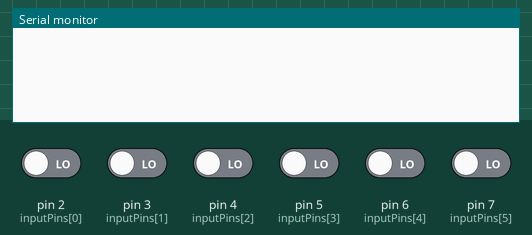
Recording of a sketch running on a simulated Arduino Uno, built with avr-gcc and run on an emulated ATmega328P. Parts: the last lines printed to the serial monitor. The inputs (shaded band) are chosen by the test bench; at power-on: pin 2 (inputPins[0]), pin 3 (inputPins[1]), pin 4 (inputPins[2]), pin 5 (inputPins[3]), pin 6 (inputPins[4]), pin 7 (inputPins[5]) LOW. The local clock reads 2024-03-15 10:24:30 at power-on unless the sketch sets it.

Above: at 1.2 s.
1.3 s: pin 2 (inputPins[0]) driven HIGH
At 2.3 s:
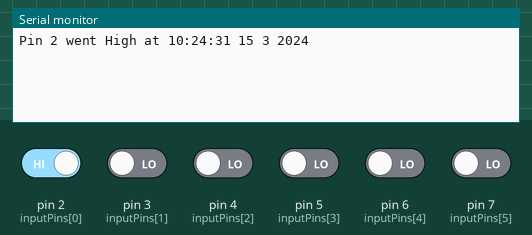
2.8 s: pin 2 (inputPins[0]) driven LOW
At 3.5 s:
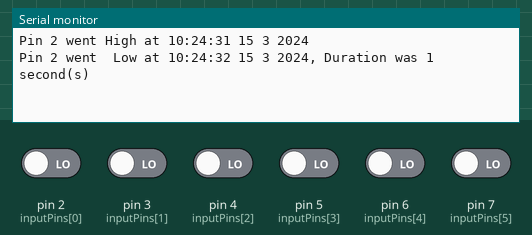
4.3 s: pin 2 (inputPins[0]) driven HIGH
At 5.5 s:
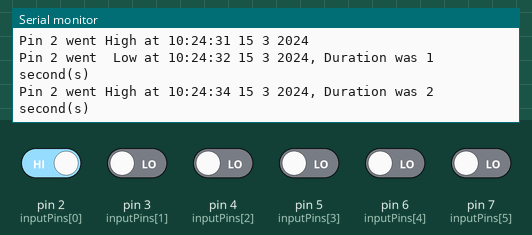
5.8 s: pin 3 (inputPins[1]) driven HIGH
At 6.9 s:
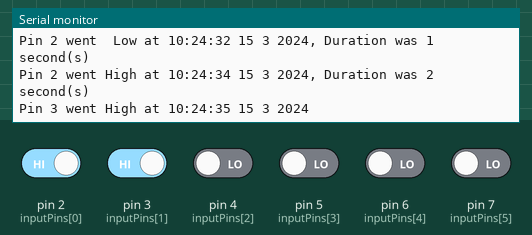
7.3 s: pin 4 (inputPins[2]) driven HIGH
At 8.1 s:
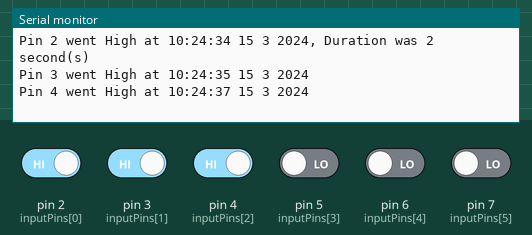
8.8 s: pin 5 (inputPins[3]) driven HIGH
At 9.2 s:
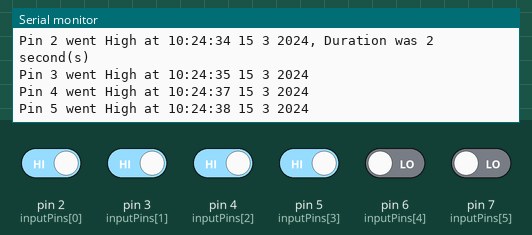

Measured:
- after the input at 1.3 s, the serial monitor: prints a new line at once (image 1)
- after the input at 2.8 s, the serial monitor: prints a new line at once (image 2)
- after the input at 4.3 s, the serial monitor: prints a new line at once (image 3)
- after the input at 5.8 s, the serial monitor: prints a new line at once (image 4)
- after the input at 7.3 s, the serial monitor: prints a new line at once (image 5)
- after the input at 8.8 s, the serial monitor: prints a new line at once (image 6)

The sketch:

TimeRTCLog.ino
```cpp
/*
 * TimeRTCLogger.ino
 * example code illustrating adding and subtracting Time.
 *
 * this sketch logs pin state change events
 * the time of the event and time since the previous event is calculated and sent to the serial port.
 */

#include <TimeLib.h>
#include <Wire.h>
#include <DS1307RTC.h>  // a basic DS1307 library that returns time as a time_t

const int nbrInputPins  = 6;             // monitor 6 digital pins
const int inputPins[nbrInputPins] = {2,3,4,5,6,7};  // pins to monitor
boolean state[nbrInputPins] ;            // the state of the monitored pins
time_t  prevEventTime[nbrInputPins] ;    // the time of the previous event

void setup()  {
  Serial.begin(9600);
  setSyncProvider(RTC.get);   // the function to sync the time from the RTC
  for (int i=0; i < nbrInputPins; i++) {
     pinMode( inputPins[i], INPUT);
     // uncomment these lines if pull-up resistors are wanted
     // pinMode( inputPins[i], INPUT_PULLUP);
     // state[i] = HIGH;
  }
}

void loop()
{
   for (int i=0; i < nbrInputPins; i++) {
     boolean val = digitalRead(inputPins[i]);
     if (val != state[i]) {
        time_t duration = 0; // the time since the previous event
        state[i] = val;
        time_t timeNow = now();
        if (prevEventTime[i] > 0) {
           // if this was not the first state change, calculate the time from the previous change
           duration = timeNow - prevEventTime[i];
        }
        logEvent(inputPins[i], val, timeNow, duration );  // log the event
        prevEventTime[i] = timeNow;                       // store the time for this event
     }
   }
}

void logEvent( int pin, boolean state, time_t timeNow, time_t duration)
{
   Serial.print("Pin ");
   Serial.print(pin);
   if (state == HIGH) {
      Serial.print(" went High at ");
   } else {
     Serial.print(" went  Low at ");
   }
   showTime(timeNow);
   if (duration > 0) {
     // only display duration if greater than 0
     Serial.print(", Duration was ");
     showDuration(duration);
   }
   Serial.println();
}


void showTime(time_t t)
{
  // display the given time
  Serial.print(hour(t));
  printDigits(minute(t));
  printDigits(second(t));
  Serial.print(" ");
  Serial.print(day(t));
  Serial.print(" ");
  Serial.print(month(t));
  Serial.print(" ");
  Serial.print(year(t));
}

void printDigits(int digits){
  // utility function for digital clock display: prints preceding colon and leading 0
  Serial.print(":");
  if(digits < 10)
    Serial.print('0');
  Serial.print(digits);
}

void showDuration(time_t duration)
{
  // prints the duration in days, hours, minutes and seconds
  if (duration >= SECS_PER_DAY) {
     Serial.print(duration / SECS_PER_DAY);
     Serial.print(" day(s) ");
     duration = duration % SECS_PER_DAY;
  }
  if (duration >= SECS_PER_HOUR) {
     Serial.print(duration / SECS_PER_HOUR);
     Serial.print(" hour(s) ");
     duration = duration % SECS_PER_HOUR;
  }
  if (duration >= SECS_PER_MIN) {
     Serial.print(duration / SECS_PER_MIN);
     Serial.print(" minute(s) ");
     duration = duration % SECS_PER_MIN;
  }
  Serial.print(duration);
  Serial.print(" second(s) ");
}
```
